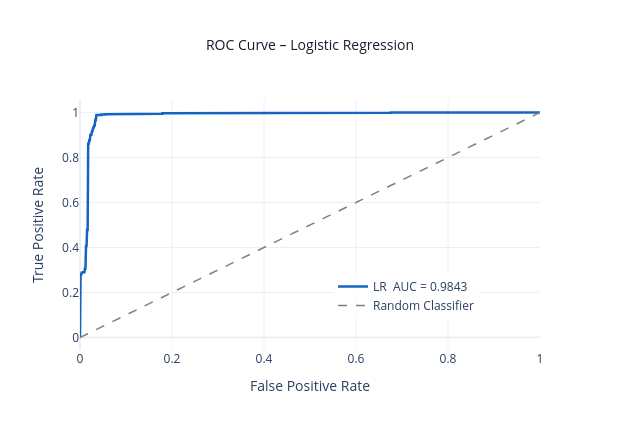

Here is the notebook cell this chart was saved with:
### Code cell
fig_roc_lr = go.Figure()
fig_roc_lr.add_trace(go.Scatter(
    x=fpr_lr, y=tpr_lr, mode='lines',
    name=f'LR  AUC = {auc_lr:.4f}',
    line=dict(color='#1565c0', width=2.5)
))
fig_roc_lr.add_trace(go.Scatter(
    x=[0, 1], y=[0, 1], mode='lines',
    line=dict(color='gray', dash='dash', width=1.5),
    name='Random Classifier'
))
fig_roc_lr.update_layout(
    title=dict(text='ROC Curve – Logistic Regression',
               font=dict(size=14, color='#1a1a2e'), x=0.5),
    xaxis_title='False Positive Rate',
    yaxis_title='True Positive Rate',
    height=430, width=620, plot_bgcolor='white',
    legend=dict(x=0.55, y=0.12, bgcolor='rgba(255,255,255,0.8)')
)
fig_roc_lr.show()

### Figure 1 — Plotly figure (JSON) as saved in the notebook; plotly's stock layout.template omitted (floating-point values rounded to 4 significant figures; data arrays with more than 128 entries replaced by an {"elided": "..."} marker saying what was removed)
{"data": [{"line": {"color": "#1565c0", "width": 2.5}, "mode": "lines", "name": "LR  AUC = 0.9843", "type": "scatter", "x": {"elided": "235 float values"}, "y": {"elided": "235 float values"}}, {"line": {"color": "gray", "dash": "dash", "width": 1.5}, "mode": "lines", "name": "Random Classifier", "type": "scatter", "x": [0, 1], "y": [0, 1]}], "layout": {"height": 430, "legend": {"bgcolor": "rgba(255,255,255,0.8)", "x": 0.55, "y": 0.12}, "plot_bgcolor": "white", "title": {"font": {"color": "#1a1a2e", "size": 14}, "text": "ROC Curve – Logistic Regression", "x": 0.5}, "width": 620, "xaxis": {"title": {"text": "False Positive Rate"}}, "yaxis": {"title": {"text": "True Positive Rate"}}}}
